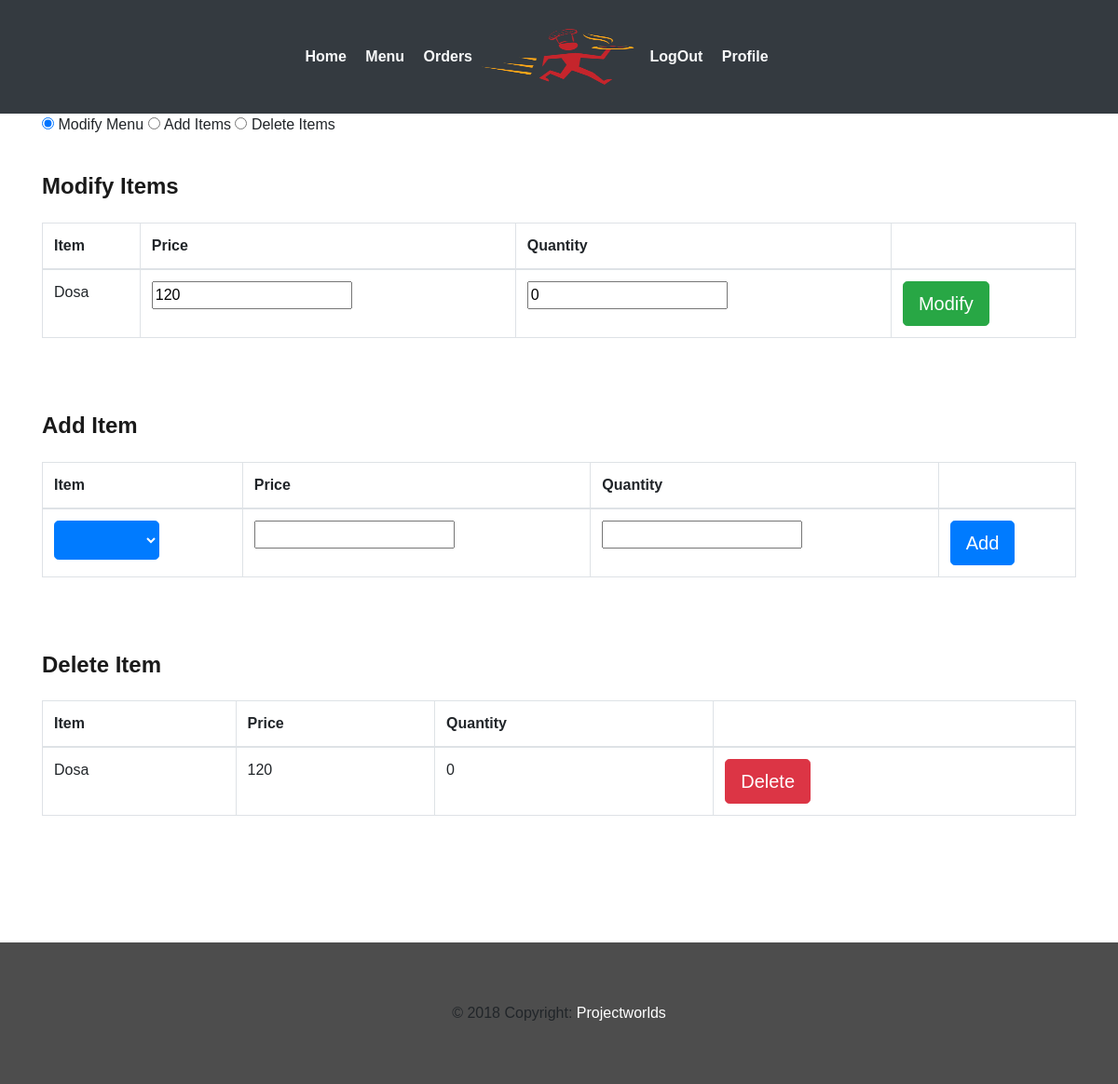
The app's page /restaurant/menu/ (signed in) with its own data.
### webapp/models.py (models this page shows)
class Item(models.Model):
	id 			= models.AutoField(primary_key=True)
	fname 		= models.CharField(max_length=30,blank=False)
	category 	= models.CharField(max_length=50,blank=False)
	def __str__(self):
		return self.fname

### webapp/views.py (the view, shortened to what this page needs)
# urls.py: path('restaurant/menu/',views.menuManipulation,name='mmenu'),
@login_required(login_url='/login/restaurant/')
def menuManipulation(request):
	if not request.user.is_authenticated:
		return redirect("rlogin")
	rest=Restaurant.objects.filter(id=request.user.restaurant.id);
	rest=rest[0]
	menuitems=Menu.objects.filter(r_id=rest)
	menu=[]
	for x in menuitems:
		cmenu=[]
		cmenu.append(x.item_id)
		cmenu.append(x.price)
		cmenu.append(x.quantity)
		cmenu.append(x.id)
		menu.append(cmenu)
	menuitems = Item.objects.all()
	items = []
	for y in menuitems:
		citem = []
		citem.append(y.id)
		citem.append(y.fname)
		items.append(citem)
	context={
		"menu":menu,
		"items":items,
		"username":request.user.username,
	}
	return render(request,'webapp/menu_modify.html',context)

### webapp/templates/webapp/menu_modify.html (shortened to what this page needs)
{% extends 'webapp/base2.html'%}
{% block body %}
	<div class="container">
		<input id="tab1" type="radio" name="tabs" checked>
  	<label for="tab1">Modify Menu</label>
  	<input id="tab2" type="radio" name="tabs">
  	<label for="tab2">Add Items</label>
	<input id="tab3" type="radio" name="tabs">
  	<label for="tab3">Delete Items</label>
	<section id="content1">
		<div class="order-top" style="border:0">
			<p>
				<h4>Modify Items</h4>
				<table class="table table-hover table-bordered">
					<thead>
						<th>Item</th>
						<th>Price</th>
						<th>Quantity</th>
						<th></th>
					</thead>
				{% for x in menu %}
					<tr>
						<form action="" method="POST">{% csrf_token %}
							<td>{{x.0}}</td>
							<td><input type="number" value="{{x.1}}" name="price"/></td>
							<td><input type="number" value="{{x.2}}" name="quantity"/></td>
							<td>
								<input type="submit" value="Modify" name="submit" class="btn btn-success btn-lg" />
							</td>
						</form>
					</tr>
				{% endfor %}
				</table>
			</p>
		</div>
	</section>
	<section id="content2">
		<div class="order-top" style="border:0">
			<p>
				<h4>Add Item</h4>
				<table class="table table-hover table-bordered">
					<thead>
						<th>Item</th>
						<th>Price</th>
						<th>Quantity</th>
						<th></th>
					</thead>
					<tr>
						<form action="" method="POST">{% csrf_token %}
						<td>
							<select name="item" class="btn btn-primary btn-lg">
							{% for x in items %}
								<option value="{{x.0}}">{{x.1}}</option>
							{% endfor %}
							</select>
						</td>
						<td><input type="number" value="" name="price"/></td>
						<td><input type="number" value="" name="quantity"/>
						</td>
						<td>
							<input type="submit" value="Add" name="submit" class="btn  btn-primary btn-lg">
						</td>
						</form>
					</tr>
				</table>
			</p>
		</div>
	</section>
	<section id="content3">
		<div class="order-top" style="border:0">
			<p>
				<h4>Delete Item</h4>
				<table class="table table-hover table-bordered">
					<thead>
						<th>Item</th>
						<th>Price</th>
						<th>Quantity</th>
						<th></th>
					</thead>
				{% for x in menu %}
					<tr>
					<td>{{x.0}}</td>
					<td>{{x.1}}</td>
					<td>{{x.2}}</td>
					<td>
						<form action="" method="POST">{% csrf_token %}
							<input type="submit" value="Delete" name="submit" class="btn btn-danger btn-lg">
						</form>
					</td>
					</tr>
				{% endfor %}
				</table>
			</p>
		</div>
	</section>
	</div>
{% endblock %}

### webapp/static/webapp/css/style.css (style rules this page uses)
body { padding:0; margin:0; font-family: 'Source Sans Pro', sans-serif; }
input[type="button"],input[type="submit"] { transition:0.5s all; -webkit-transition:0.5s all; -moz-transition:0.5s all; -o-transition:0.5s all; -ms-transition:0.5s all; }
h1,h2,h3,h4,h5,h6 { margin:0; }
p { margin:0; }
label { margin:0; }
.order-top h4 { color: #1A1A1A; font-size: 1.5em; font-weight: 600; margin-bottom: 1em; }
.order-top p { color: #6b6969; font-size: 1em; font-weight: 400; line-height: 1.8em; margin: 1em 0; }
.order-top { padding: 1.5em 0; border-bottom: 1px dotted #5fa022; }

### records on screen
Item: fname "Dosa", price "120", quantity "0", x "120", x "0"
